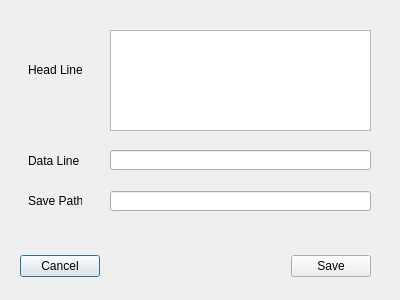
<?xml version="1.0" encoding="UTF-8"?>
<ui version="4.0">
 <class>DialogSaveSelection</class>
 <widget class="QDialog" name="DialogSaveSelection">
  <property name="geometry">
   <rect>
    <x>0</x>
    <y>0</y>
    <width>400</width>
    <height>300</height>
   </rect>
  </property>
  <property name="windowTitle">
   <string>Dialog</string>
  </property>
  <widget class="QWidget" name="layoutWidget">
   <property name="geometry">
    <rect>
     <x>20</x>
     <y>250</y>
     <width>351</width>
     <height>33</height>
    </rect>
   </property>
   <layout class="QHBoxLayout">
    <property name="spacing">
     <number>6</number>
    </property>
    <property name="leftMargin">
     <number>0</number>
    </property>
    <property name="topMargin">
     <number>0</number>
    </property>
    <property name="rightMargin">
     <number>0</number>
    </property>
    <property name="bottomMargin">
     <number>0</number>
    </property>
    <item>
     <widget class="QPushButton" name="cancelButton">
      <property name="text">
       <string>Cancel</string>
      </property>
     </widget>
    </item>
    <item>
     <spacer>
      <property name="orientation">
       <enum>Qt::Horizontal</enum>
      </property>
      <property name="sizeHint" stdset="0">
       <size>
        <width>131</width>
        <height>31</height>
       </size>
      </property>
     </spacer>
    </item>
    <item>
     <widget class="QPushButton" name="okButton">
      <property name="text">
       <string>Save</string>
      </property>
     </widget>
    </item>
   </layout>
  </widget>
  <widget class="QLabel" name="labelHeadLine">
   <property name="geometry">
    <rect>
     <x>28</x>
     <y>60</y>
     <width>54</width>
     <height>20</height>
    </rect>
   </property>
   <property name="text">
    <string>Head Line</string>
   </property>
  </widget>
  <widget class="QTextEdit" name="textEditHeadLines">
   <property name="geometry">
    <rect>
     <x>110</x>
     <y>30</y>
     <width>261</width>
     <height>101</height>
    </rect>
   </property>
  </widget>
  <widget class="QLineEdit" name="lineEditData">
   <property name="geometry">
    <rect>
     <x>110</x>
     <y>150</y>
     <width>261</width>
     <height>20</height>
    </rect>
   </property>
  </widget>
  <widget class="QLineEdit" name="lineEditPath">
   <property name="geometry">
    <rect>
     <x>110</x>
     <y>191</y>
     <width>261</width>
     <height>20</height>
    </rect>
   </property>
  </widget>
  <widget class="QLabel" name="labelDataLine">
   <property name="geometry">
    <rect>
     <x>28</x>
     <y>155</y>
     <width>54</width>
     <height>12</height>
    </rect>
   </property>
   <property name="text">
    <string>Data Line</string>
   </property>
  </widget>
  <widget class="QLabel" name="labelSavePath">
   <property name="geometry">
    <rect>
     <x>28</x>
     <y>195</y>
     <width>54</width>
     <height>12</height>
    </rect>
   </property>
   <property name="text">
    <string>Save Path</string>
   </property>
  </widget>
 </widget>
 <resources/>
 <connections>
  <connection>
   <sender>okButton</sender>
   <signal>clicked()</signal>
   <receiver>DialogSaveSelection</receiver>
   <slot>accept()</slot>
   <hints>
    <hint type="sourcelabel">
     <x>278</x>
     <y>253</y>
    </hint>
    <hint type="destinationlabel">
     <x>96</x>
     <y>254</y>
    </hint>
   </hints>
  </connection>
  <connection>
   <sender>cancelButton</sender>
   <signal>clicked()</signal>
   <receiver>DialogSaveSelection</receiver>
   <slot>reject()</slot>
   <hints>
    <hint type="sourcelabel">
     <x>369</x>
     <y>253</y>
    </hint>
    <hint type="destinationlabel">
     <x>179</x>
     <y>282</y>
    </hint>
   </hints>
  </connection>
 </connections>
</ui>
